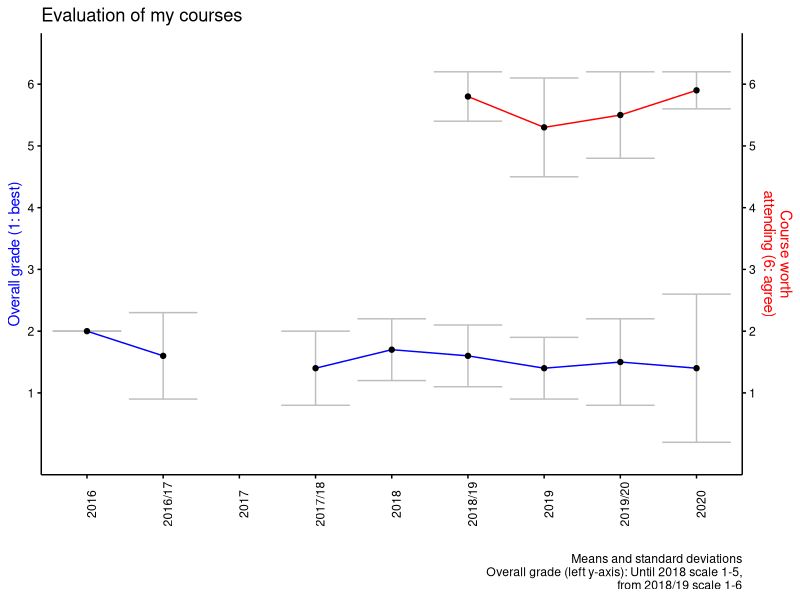

Recreate this plot in R.


### plot time trend of course evaluations

evals <- data.frame("semester" = c("2016", "2016/17", "2017", "2017/18",
                                   # frankfurt
                                   "2018", "2018/19",
                                   "2019", "2019/20",
                                   "2020"),
                    "mean" = c(2, 1.6, NA, 1.4,
                               # frankfurt
                               1.7,
                               1.6, 1.4,
                               1.5, 1.4
                               ),
                    "sd" = c(0, 0.7, NA, 0.6,
                             # frankfurt
                             0.5,
                             0.5, 0.5,
                             0.7, 1.2
                             ),
                    "n" = c(5, 21, NA, 18,
                            # frankfurt
                            6,
                            10, 8,
                            12, 19
                            ),
                    "University" = c("CGN", "CGN", "CGN", "CGN",
                              "FRA", "FRA", "FRA", "FRA", "FRA"),
                    "worth" = c (NA, NA, NA, NA, NA,
                                 5.8, 5.3, 5.5, 5.9),
                    "worthSD" = c (NA, NA, NA, NA, NA,
                                 0.4, 0.8, 0.7, 0.3)
                    )

evals$grandmean <- mean(evals$mean, na.rm = T)

evals$worthgrandmean <- mean(evals$worth, na.rm = T)

library(ggplot2); theme_set(theme_bw() +
                              theme(axis.line = element_line(colour = "black"),
                                    panel.grid.major = element_blank(),
                                    panel.grid.minor = element_blank(),
                                    panel.border = element_blank(),
                                    panel.background = element_blank(),
                                    axis.text = element_text(color="black"),
                                    axis.ticks = element_line(colour = "black")))


# win.metafile("C:/Users/[user]/PowerFolders/teaching/teachingevaluations/out/evalovertime.wmf")
dev.copy(png, "C:/Users/[user]/PowerFolders/teaching/teachingevaluations/out/evalovertime.png",
         units="px", width=1600, height=1600, res=300)
ggplot(data = evals, aes(y = semester,
                         x = mean#,
                         # colour = University
                         )) +
  geom_errorbarh(aes(xmin = mean - sd,
                     xmax = mean + sd),
                 colour = "grey") +
  xlab("Overall grade (1: best)") + ylab("") +
  geom_path(aes(group = 1), colour = "blue") +
  # geom_vline(xintercept = evals$grandmean ,
  #           colour = "blue") +
  geom_point() +
  geom_errorbarh(data = evals, aes(xmin = worth - worthSD,
                     xmax = worth + worthSD),
                 colour = "grey") +
  scale_x_continuous(limits = c(0, 6.5), breaks = c(1:6),
                     sec.axis = sec_axis(~. , breaks = c(1:6),
                                         name = "Course worth\nattending (6: agree)")
                     ) +
  geom_path(data = evals, aes(x = worth, group = 1), colour = "red") +  # add the second axis
  geom_point(data = evals, aes(y = semester,
                               x = worth#,
                               # colour = University
                               )) +
  theme(axis.text.x = element_text(angle = 90),
        axis.title.y = element_text(color = "blue"),
        axis.title.y.right = element_text(color = "red")) +
  labs(title = "Evaluation of my courses",
       caption = "Means and standard deviations
       Overall grade (left y-axis): Until 2018 scale 1-5,
       from 2018/19 scale 1-6") +
coord_flip()
dev.off()

